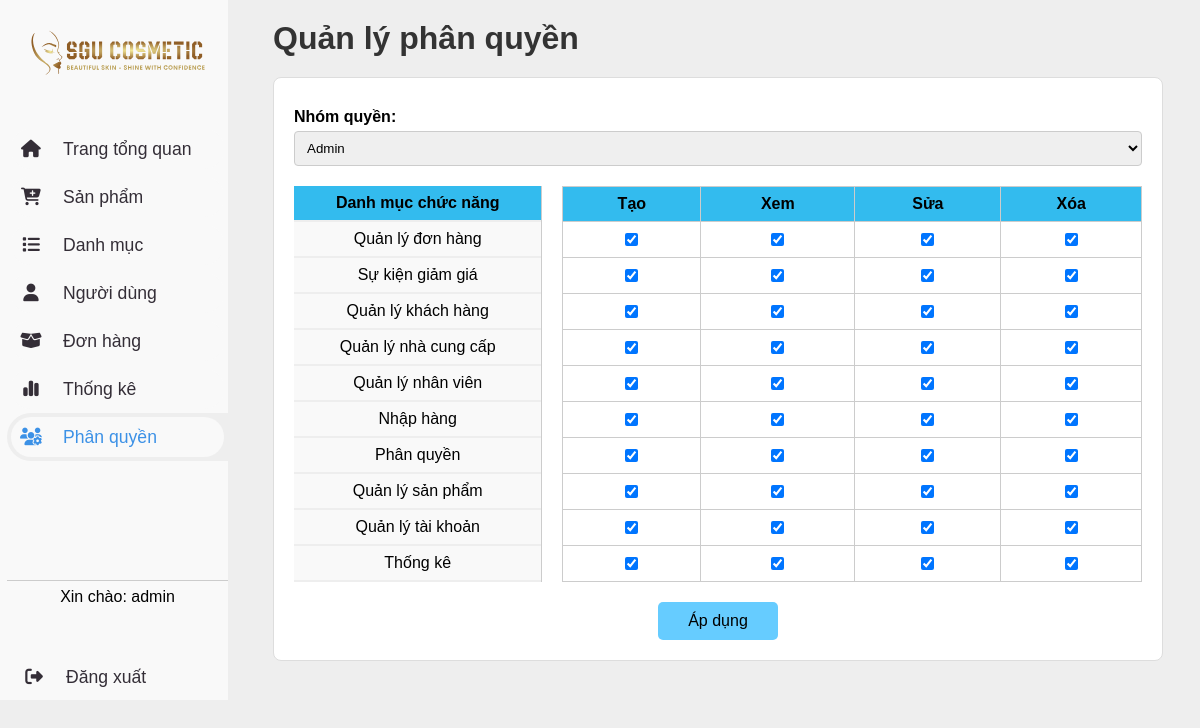
/admin.php?page=phanquyen&role_id=1, run on the app's committed database.
### tables this page shows
CREATE TABLE `DanhMucChucNang` (
    `function_id` VARCHAR(50) NOT NULL PRIMARY KEY,
    `function_name` VARCHAR(50) NOT NULL,
    `trangthai` INT NOT NULL  
);

### handles/PhanQuyenController.php (called while the page is built)
<?php
class PhanQuyenController
{
    public function roleList()
    {
        require_once('Model/NhomQuyenModel.php');
        require_once('Model/PhanQuyenModel.php');
        $nhomQuyenModel = new NhomQuyenModel();
        $nhomQuyen = $nhomQuyenModel->getNhomQuyen();
        $phanquyenModel = new PhanQuyenModel();
        $chucNang = $phanquyenModel->getDanhMucChucNang();
        $role_id = $_GET['role_id'] ?? 1;
        $chiTietQuyen = $phanquyenModel->getChiTietNhomQuyen($role_id);
        $quyenMap = [];
        foreach ($chiTietQuyen as $quyen) {
            $quyenMap[$quyen['function_id']][] = $quyen['action'];
        }
        include('view/PhanQuyenView.php');
    }
}
?>

### database/connect.php (called while the page is built, shortened)
<?php
class database
{
    private $host = "localhost";
    private $dbname = "webbanhang";
    private $username = "root";
    private $password = "";
    private $conn;
    public function __construct()
    {
        $this->conn = new mysqli($this->host, $this->username, $this->password, $this->dbname);
    }
    public function getConnection()
    {
        return $this->conn;
    }
}

### Model/NhomQuyenModel.php (called while the page is built, shortened)
<?php
require_once('database/connect.php');
class NhomQuyenModel
{
    private $conn;
    public function __construct()
    {
        $db = new database();
        $this->conn = $db->getConnection();
    }
    public function getNhomQuyen()
    {
        $sql = "SELECT * FROM nhomquyen";
        $stmt = $this->conn->prepare($sql);
        $stmt->execute();
        $result = $stmt->get_result();
        $role_names = $result->fetch_all(MYSQLI_ASSOC);
        return $role_names;
    }
}
?>

### Model/PhanQuyenModel.php (called while the page is built, shortened)
<?php
require_once("database/connect.php");
class PhanQuyenModel
{
    private $conn;
    public function __construct()
    {
        $db = new database();
        $this->conn = $db->getConnection();
    }
    public function getDanhMucChucNang()
    {
        $sql = "SELECT * FROM danhmucchucnang";
        $stmt = $this->conn->prepare($sql);
        $stmt->execute();
        $result = $stmt->get_result();
        return $result->fetch_all(MYSQLI_ASSOC);
    }
    public function getChiTietNhomQuyen($role_id)
    {
        $sql = "SELECT function_id, action FROM chitietnhomquyen WHERE role_id = ?";
        $stmt = $this->conn->prepare($sql);
        $stmt->bind_param("i", $role_id);
        $stmt->execute();
        $result = $stmt->get_result();
        return $result->fetch_all(MYSQLI_ASSOC);
    }
}
?>

### view/PhanQuyenView.php (the view, shortened to what this page needs)
<main class="main-content">
    <header>
        <h1>Quản lý phân quyền</h1>
    </header>
    <section class="permission-management">
        <form>
            <div class="permission-header">
                <label for="nhom_quyen">Nhóm quyền:</label>
                <select name="nhom_quyen" id="nhom_quyen" onchange="window.location.href='admin.php?page=phanquyen&role_id=' + this.value;">
                    <?php foreach ($nhomQuyen as $nhom): ?>
                        <option value="<?= $nhom['role_id'] ?>" <?= ($nhom['role_id'] == $_GET['role_id']) ? 'selected' : '' ?>>
                            <?= $nhom['role_name'] ?>
                        </option>
                    <?php endforeach; ?>
                </select>
            </div>
            <div class="permission-content">
                <div class="left-panel">
                    <div class="chuc-nang-item" style="background-color: #33bbee;font-weight: 600;">Danh mục chức năng</div>
                    <?php foreach ($chucNang as $chuc): ?>
                        <div class="chuc-nang-item"><?= $chuc['function_name'] ?></div>
                    <?php endforeach; ?>
                </div>
                <div class="right-panel">
                    <table class="permission-table">
                        <thead>
                            <tr>
                                <th>Tạo</th>
                                <th>Xem</th>
                                <th>Sửa</th>
                                <th>Xóa</th>
                            </tr>
                        </thead>
                        <tbody>
                            <?php foreach ($chucNang as $chuc): ?>
                                <?php
                                $actions = $quyenMap[$chuc['function_id']] ?? [];
                                ?>
                                <tr>
                                    <td><input type="checkbox" name="permissions[<?= $chuc['function_id'] ?>][create]" <?= in_array('create', $actions) ? 'checked' : '' ?>></td>
                                    <td><input type="checkbox" name="permissions[<?= $chuc['function_id'] ?>][read]" <?= in_array('read', $actions) ? 'checked' : '' ?>></td>
                                    <td><input type="checkbox" name="permissions[<?= $chuc['function_id'] ?>][update]" <?= in_array('update', $actions) ? 'checked' : '' ?>></td>
                                    <td><input type="checkbox" name="permissions[<?= $chuc['function_id'] ?>][delete]" <?= in_array('delete', $actions) ? 'checked' : '' ?>></td>
                                </tr>
                            <?php endforeach; ?>
                        </tbody>
                    </table>
                </div>
            </div>
            <div class="permission-submit">
                <button type="submit" class="apply-btn">Áp dụng</button>
            </div>
        </form>
    </section>
</main>

### admin.php (shortened to what this page needs)
<html lang="en">
<head>
    <link rel="stylesheet" href="css/admin.css">
    <link rel="stylesheet" href="https://cdnjs.cloudflare.com/ajax/libs/font-awesome/6.5.1/css/all.min.css">
    <link rel="stylesheet" href="https://cdn.jsdelivr.net/npm/toastify-js/src/toastify.min.css">
</head>
<body>
    <div id="container">
        <div id="container-left">
            <div id="logo">
                <img src="imgs/logo3.svg" alt="logo">
            </div>
            <div id="menu">
                <ul>
                    <li class="active">
                        <a href="admin.php?page=admin_home">
                            <i class="fa-solid fa-house"></i>
                            <span class="text">Trang tổng quan</span>
                        </a>
                    </li>
                    <li>
                        <a href="admin.php?page=product">
                            <i class="fa-solid fa-cart-plus"></i>
                            <span class="text">Sản phẩm</span>
                        </a>
                    </li>
                    <li>
                        <a href="admin.php?page=category">
                            <i class="fa-solid fa-list"></i>
                            <span class="text">Danh mục</span>
                        </a>
                    </li>
                    <li>
                        <a href="admin.php?page=user">
                            <i class="fa-solid fa-user"></i>
                            <span class="text">Người dùng</span>
                        </a>
                    </li>
                    <li>
                        <a href="admin.php?page=order">
                            <i class="fa-solid fa-box-open"></i>
                            <span class="text">Đơn hàng</span>
                        </a>
                    </li>
                    <li>
                        <a href="admin.php?page=thongke">
                            <i class="fa-solid fa-chart-simple"></i>
                            <span class="text">Thống kê</span>
                        </a>
                    </li>
                    <li>
                        <a href="admin.php?page=phanquyen&role_id=1">
                            <i class="fa-solid fa-users-gear"></i>
                            <span class="text">Phân quyền</span>
                        </a>
                    </li>
                </ul>
            </div>
            <div id="footer">
                <div id="admin-info">
                    <p>Xin chào: <span>admin</span></p>
                </div>
                <div id="admin-logout">
                    <a href="index.php">
                        <i class="fa-solid fa-right-from-bracket"></i>
                        <span class="text">Đăng xuất</span>
                    </a>
                </div>
            </div>
        </div>
        <div id="container-right">
            <?php
            if (isset($_GET['page'])) {
                $page = $_GET['page'];
                if ($page == 'product') {
                    require_once('handles/FormProductController.php');
                    $formProductController = new FormProductController();
                    if (isset($_GET['action'])) {
                        $act = $_GET['action'];
                        switch ($act) {
                            case 'add':
                                $formProductController->addForm();
                                break;
                            case 'edit':
                                if (isset($_GET['id'])) {
                                    $id = $_GET['id'];
                                    $formProductController->updateForm($id);
                                }
                                break;
                            default:
                                break;
                        }
                    } else {
                        include('product.php');
                    }
                } elseif ($page == 'category') {
                    include('category.php');
                } elseif ($page == 'order') {
                    require_once './handles/OrderController.php';
                    $OrderHistoryController = new OrderController();
                    $OrderHistoryController->getAllOrder();
                } elseif ($page == 'thongke') {
                    include('thongke.php');
                } elseif ($page == 'phanquyen') {
                    require_once('handles/PhanQuyenController.php');
                    $phanquyenController = new PhanQuyenController();
                    $phanquyenController->roleList();
                } else {
                    include('admin/home.php');
                }
            } else {
                include('admin/home.php');
            }
            ?>
        </div>
    </div>
</body>
</html>

### css/admin.css (style rules this page uses)
* { box-sizing: border-box; margin: 0; }
body { background-color: var(--grey); font-family: Arial, sans-serif; }
:root { --green: #098d1f; --blue: #3C91E6; --grey: #eee; --dark: #342E37; --light: #F9F9F9; }
#container { display: flex; width: 100%; height: 100%; }
#container-left { width: 19%; background-color: var(--light); padding-left: 7px; position: relative; height: 700px; }
#logo { width: 80%; text-align: center; height: 15%; margin: 0 auto; }
#logo img { height: 100%; width: 100%; }
#menu { width: 100%; height: 65%; background: var(--light); margin-top: 20px; }
#menu ul { list-style-type: none; padding: 0; width: 100%; }
#menu ul li { padding: 4px; background: transparent; text-decoration: none; font-size: 1.1rem; border-radius: 48px 0 0 48px; height: 48px; display: flex; align-items: center; overflow: hidden; }
#menu ul li.active { background: var(--grey); }
#menu ul li.active a { color: var(--blue); }
#menu ul li a { text-decoration: none; color: #333; width: 100%; height: 100%; display: flex; align-items: center; border-radius: 48px; color: var(--dark); background: var(--light); }
#menu ul li a .fa-solid { min-width: 40px; display: flex; justify-content: center; }
.text { margin-left: 12px; }
#footer { width: 100%; height: 17%; text-align: center; padding: 7px; border-top: 1px solid #ccc; display: flex; flex-direction: column; justify-content: space-between; }
#footer a { text-decoration: none; color: #333; width: 100%; height: 30px; display: flex; align-items: center; color: var(--dark); background: var(--light); overflow: hidden; font-size: 1.1rem; }
#footer a .fa-solid { min-width: 40px; display: flex; justify-content: center; }
#container-right { width: 80%; padding: 0px 5px 10px 25px; position: relative; }
label { display: block; margin-top: 10px; font-weight: bold; }
.container-addaccount input, select { width: 100%; padding: 8px; margin-top: 5px; border: 1px solid #ccc; border-radius: 4px; }

### view/PhanQuyenView.php (style rules this page uses)
.main-content { padding: 20px; font-family: Arial, sans-serif; }
.main-content header { display: flex; justify-content: space-between; align-items: center; margin-bottom: 20px; }
.main-content h1 { margin: 0; color: #333; }
.permission-management { border: 1px solid #ddd; background-color: #fff; padding: 20px; border-radius: 8px; }
.permission-header { margin-bottom: 20px; }
.permission-header label { font-weight: bold; margin-right: 10px; }
.permission-content { display: flex; gap: 20px; }
.left-panel { width: 30%; background-color: #f9f9f9; border-right: 1px solid #ccc; }
.chuc-nang-item { padding: 8px 0; border-bottom: 2px solid #eee; text-align: center; }
.right-panel { width: 70%; background-color: #eee; border-radius: 5px; }
.permission-table { width: 100%; border-collapse: collapse; }
.permission-table th { border: 1px solid #ccc; padding: 8px; text-align: center; background-color: #33bbee; }
.permission-table td { border: 1px solid #ccc; padding: 11px; text-align: center; background-color: #fff; }
.permission-submit { text-align: center; margin-top: 20px; }
.apply-btn { background-color: #66ccff; border: none; padding: 10px 30px; font-size: 16px; border-radius: 5px; cursor: pointer; transition: background-color 0.3s; }

### data on the page
danhmucchucnang: function_name "Quản lý đơn hàng", function_id "☑"
danhmucchucnang: function_name "Sự kiện giảm giá", function_id "☑"
danhmucchucnang: function_name "Quản lý khách hàng", function_id "☑"
danhmucchucnang: function_name "Quản lý nhà cung cấp", function_id "☑"
danhmucchucnang: function_name "Quản lý nhân viên", function_id "☑"
danhmucchucnang: function_name "Nhập hàng", function_id "☑"
danhmucchucnang: function_name "Phân quyền", function_id "☑"
danhmucchucnang: function_name "Quản lý sản phẩm", function_id "☑"
danhmucchucnang: function_name "Quản lý tài khoản", function_id "☑"
danhmucchucnang: function_name "Thống kê", function_id "☑"

### other printed values
form field nhom_quyen "Admin"
